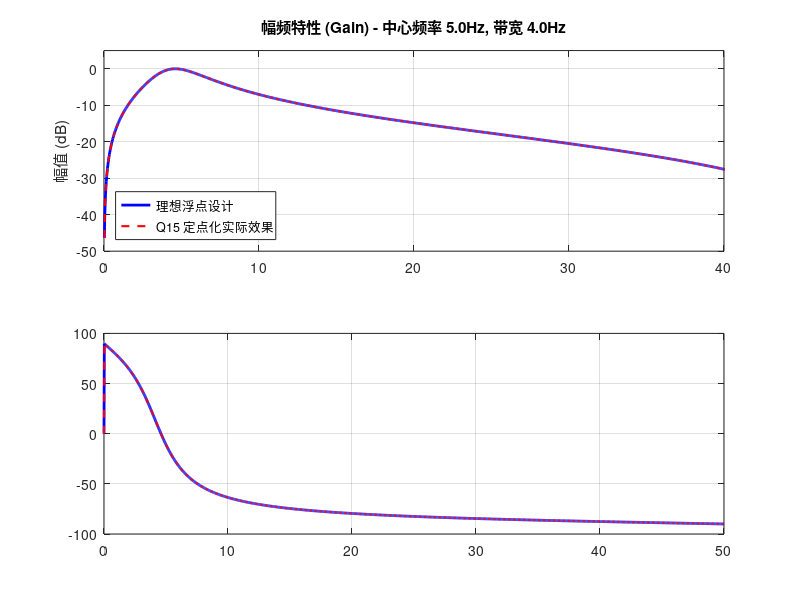

MATLAB code for this plot: (Note: this script raises an error after producing the figure.)
%% 2. 二阶 IIR 带通滤波器 (Biquad) 定点化分析
clear; clc;

Fs = 100; % 采样率 (Hz)
f = linspace(0, Fs/2, 2000);

% --- 参数设置区 ---
F_center = 5; % 中心频率 5Hz
F_bw = 4;      % 带宽 4Hz (即通带大约为 3Hz ~ 7Hz)

% 使用 butter 函数设计 1阶带通 (产生 2阶 Biquad 滤波器)
% 归一化频率 = 实际频率 / (Fs/2)
Wn = [(F_center - F_bw/2), (F_center + F_bw/2)] / (Fs/2);
[b_float, a_float] = butter(1, Wn, 'bandpass'); 

% --- Q15 定点化处理 ---
Q_FORMAT = 15;
scale = 2^Q_FORMAT;

% 对系数乘以 2^15 并四舍五入取整
b_q15 = round(b_float * scale);
a_q15 = round(a_float * scale);

% 为了在 MATLAB 里验证定点化后的频响，再将整数除以 2^15 还原成浮点
b_quantized = b_q15 / scale;
a_quantized = a_q15 / scale;

% --- 绘制对比图 ---
% 计算频率响应
[h_flt, ~] = freqz(b_float, a_float, f, Fs);
[h_qnt, ~] = freqz(b_quantized, a_quantized, f, Fs);

figure('Name', '二阶带通滤波器 Bode 图', 'Color', 'w', 'Position', [150, 150, 800, 600]);

% 1. 绘制幅频特性
subplot(2, 1, 1);
plot(f, 20*log10(abs(h_flt)), 'b', 'LineWidth', 2, 'DisplayName', '理想浮点设计');
hold on; grid on;
plot(f, 20*log10(abs(h_qnt)), 'r--', 'LineWidth', 1.5, 'DisplayName', 'Q15 定点化实际效果');
title(sprintf('幅频特性 (Gain) - 中心频率 %.1fHz, 带宽 %.1fHz', F_center, F_bw));
ylabel('幅值 (dB)');
legend('Location', 'southwest');
xlim([0 40]);
ylim([-50 5]);

% 2. 绘制相频特性
subplot(2, 1, 2);
plot(f, angle(h_flt)*180/pi, 'b', 'LineWidth', 2);
hold on; grid on;
plot(f, angle(h_qnt)*180/pi, 'r--', 'LineWidth', 1.5);
% 标记 0 度线
yline(0, 'k-', 'LineWidth', 1);
title('相频特性 (Phase Delay)');
xlabel('频率 (Hz)'); ylabel('相位角 (度)');
xlim([0 40]);
ylim([-100 100]);
% --- 自动生成 C 语言宏定义 ---
fprintf('=========== STM32 C语言系数宏定义 ===========\n');
fprintf('// 采样率: %.1f Hz | 目标中心频率: %.1f Hz\n', Fs, F_center);
fprintf('#define SHIFT_BITS %d\n', Q_FORMAT);
fprintf('#define B0  %d\n', b_q15(1));
fprintf('#define B1  %d\n', b_q15(2));
fprintf('#define B2  %d\n', b_q15(3));
% 注意：MATLAB 的 a_float(1) 始终是 1，C代码中我们只用 a1 和 a2，并且符号取反或一致取决于你的C公式
fprintf('#define A1  %d\n', a_q15(2)); 
fprintf('#define A2  %d\n', a_q15(3));
fprintf('=============================================\n');
